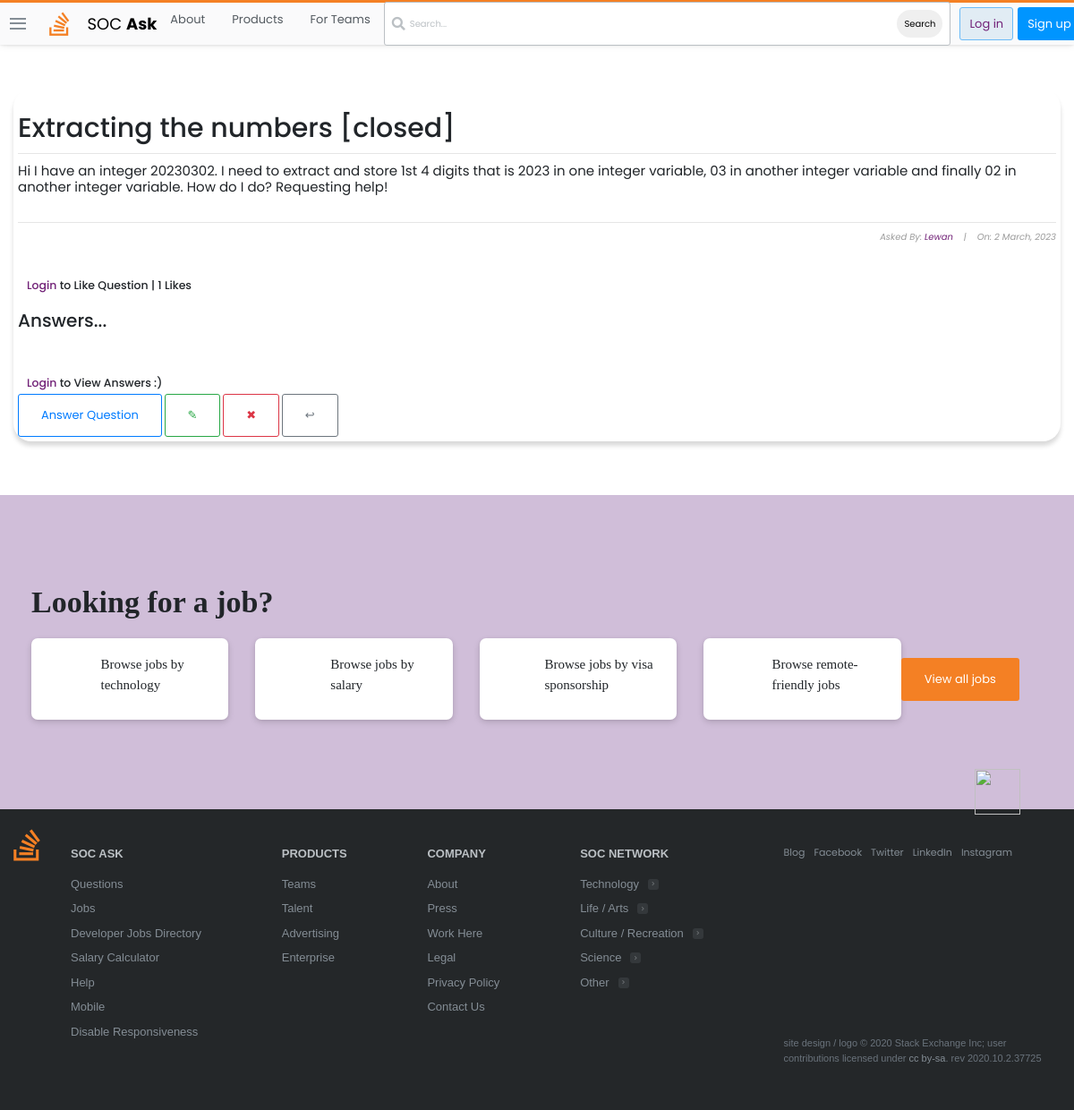
The app's page /questions/2/ with its own data.
### stackbase/models.py (models this page shows, shortened)
class Question(models.Model):
    user = models.ForeignKey(User, on_delete=models.CASCADE)
    title = models.CharField(max_length=10000)
    content = models.TextField(null=True, blank=True)
    date_created = models.DateTimeField(default=timezone.now)
    likes = models.ManyToManyField(User, related_name='likes')
    def likes_count(self):
        return self.likes.count()

### stackbase/views.py (the view)
# urls.py: path('questions/<int:pk>/', views.QuestionDetailView.as_view(),
class QuestionDetailView(DetailView):
    model = Question
    context_object_name = 'question'
    def get_context_data(self, *args, **kwargs):
        context = super(QuestionDetailView, self).get_context_data()
        name = get_object_or_404(Question, id=self.kwargs['pk'])
        likes_count = name.likes_count()
        liked = False
        if name.likes.filter(id=self.request.user.id).exists():
            liked = True
        context['likes_count'] = likes_count
        context['liked'] = liked
        return context

### stackbase/templates/stackbase/question_detail.html (shortened to what this page needs)
{% extends 'base.html' %}
{% block content %}
<!DOCTYPE html>
<html lang="en">
<head>
</head>
<body>
    <div class="container">
        <div class="list-question">
            <div class="questions">
                <div class="container" style="background-color: (201, 255, 255, 0.22); padding: 5px; box-shadow: rgba(0, 0, 0, 0.15) 0px 5px 5px 0px; border-radius: 20px;" >
                    <h3 id="fh3">{{question.title}}</h3>
                    <hr>
                    <h6 id="fh6">{{ question.content|safe }}</h6>
                    <hr>
                    <h6 id="fh6" style="font-size: 10px; font-style: italic; color: rgb(155, 155, 155); text-align: right;">Asked By: <a href="{% url 'profile' %}">{{ object.user|title }}</a>&nbsp;&nbsp;&nbsp; |&nbsp;&nbsp;&nbsp; On: {{ object.date_created|date:"j F, Y" }}</h6>
                    <br>
                        <form action="{% url 'stackbase:like_post' object.pk %}" method="POST">
                            {% if user.is_authenticated %}
                                {% if liked %}
                                    <div style="display: flex; align-items: center; margin-left: 10px;">
                                        <button type="submit" name="question_id" value="{{ question.id }}" style="border: none; border-radius: 60px;"><img src="https://image.similarpng.com/very-thumbnail/2020/06/Dislike-icon-transparent-PNG.png" alt="" style="width: 40px;"></button> <h5 style="margin-left: 10px; cursor: pointer;"> |  {{ likes_count }} Likes</h5>
                                    </div>
                                {% else %}
                                    <div style="display: flex; align-items: center; margin-left: 10px;">
                                        <button type="submit" name="question_id" value="{{ question.id }}" style="border: none; border-radius: 30px;"><img src="https://i.pinimg.com/originals/39/44/6c/39446caa52f53369b92bc97253d2b2f1.png" alt="" style="width: 40px;"></button> <h5 style="margin-left: 10px; cursor: pointer;"> |  {{ likes_count }} Likes</h5>
                                    </div>
                                {% endif %}
                            {% else %}
                                <h5 style="margin-left: 10px; cursor: pointer;"><a href="{% url 'login' %}">Login</a> to Like Question |  {{ likes_count }} Likes</h5>
                            {% endif %}
                        </form>
                    <br>
                    <h2>Answers...</h2> <br><br><br>
                    {% if user.is_authenticated %}
                        {% if not question.answer.all %}
                            <h3>No Answers yet... <a href="{% url 'stackbase:question-answer' question.id %}">Answer Question</a> </h3>
                        {% else %}
                        {% comment %} #get the related name {% endcomment %}
                            {% for comment in question.answer.all %}
                                <h3 style="font-weight: normal; font-size: 15px;">{{comment.content|safe}}</h3>
                                <h3 style="font-size: 10px;">Answered by: <i><a href="">{{comment.name}}</a> - On: {{comment.date_created|date:"j F, Y"}}</i></h3>
                                <hr>
                            {% endfor %}
                        {% endif %}
                    {% else %}
                        <h5 style="margin-left: 10px; cursor: pointer;"><a href="{% url 'login' %}">Login</a> to View Answers :) </h5>
                    {% endif %}
                    <a class="btn btn-outline-primary" id="fa" href="{% url 'stackbase:question-answer' question.id %}" style="text-decoration: none;">Answer Question</a>
                    <a style="text-decoration: none; " class="btn btn-outline-success" href="{% url 'stackbase:question-update' question.id %}">&#x270E;</a>
                    <a style="text-decoration: none; " class="btn btn-outline-danger" href="{% url 'stackbase:question-delete' question.id %}">&#x2716;</a>
                    <a style="text-decoration: none; " class="btn btn-outline-secondary" href="{% url 'stackbase:question-list' %}">&#x21a9;</a>
                </div> <br><br>
                </div> <br>
            </div>
        </div>
        <br>
</body>
</html>
{% endblock content %}

### static/main.css (style rules this page uses)
:root { --white: #fff; --black: #0c0d0e; --orange: #f48024; --yellow: #fbf2d4; --green: #5eba7d; --blue: #0077cc; --powder: #e1ecf4; --red: #d1383d; --black-025: #fafafb; --black-050: #eff0f1; --black-075: #e4e6e8; --black-100: #d6d9dc; --black-150: #c8ccd0; --black-200: #bbc0c4; --black-300: #9fa6ad; --black-350: #9199a1; --black-400: #848d95; --black-500: #6a737c; --black-600: #535a60; --black-700: #3c4146; --black-750: #2f3337; --black-800: #242729; --black-900: #0c0d0e; --orange-050: #fff7f2; --orange-100: #fee3cf; --orange-200: #fcd0ad; --orange-300: #f7aa6d; --orange-400: #f48024; --orange-500: #f2720c; --orange-600: #da670b; --orange-700: #bd5c00; --orange-800: #a35200; --orange-900: #874600; --blue-050: #f2f9ff; --blue-100: #cfeafe; --blue-200: #addafc; --blue-300: #6cbbf7; --blue-400: #379fef; --blue-500: #0095ff; --blue-600: #0077cc; --blue-700: #0064bd; --blue-800: #0054a3; --blue-900: #004487; --powder-050: #f4f8fb; --powder-100: #e1ecf4; --powder-200: #d1e5f1; --powder-300: #b3d3ea; --powder-400: #a0c7e4; --powder-500: #7aa7c7; --powder-600: #5b8db1; --powder-700: #39739d; --powder-800: #2c5777; --powder-900: #1e3c52; --green-025: #eef8f1; --green-050: #dcf0e2; --green-100: #cae8d4; --green-200: #a6d9b7; --green-300: #82ca9a; --green-400: #5eba7d; --green-500: #48a868; --green-600: #3d8f58; --green-700: #2f6f44; --green-800: #29603b; --green-900: #1e472c; --yellow-050: #fdf7e3; --yellow-100: #fbf2d4; --yellow-200: #f1e5bc; --yellow-300: #e6d178; --yellow-400: #e9c63f; --yellow-500: #ddb624; --yellow-600: #cea51b; --yellow-700: #b89516; --yellow-800: #9f8010; --yellow-900: #826a0b; --red-050: #fdf3f4; --red-100: #f9d3d7; --red-200: #f4b4bb; --red-300: #e87c87; --red-400: #de535e; --red-500: #d1383d; --red-600: #c02d2e; --red-700: #ac2726; --red-800: #942121; --red-900: #7a1819; --gold: #ffcc01; --gold-lighter: #fff4d1; --gold-darker: #f1b600; --silver: #b4b8bc; --silver-lighter: #e8e8e8; --silver-darker: #9a9c9f; --bronze: #caa789; --bronze-lighter: #f2e9e1; --bronze-darker: #ab825f; --fc-dark: #0c0d0e; --fc-medium: #3c4146; --fc-light: #6a737c; --focus-ring: rgba(0,149,255,0.15); --focus-ring-success: rgba(166,217,183,0.4); --focus-ring-warning: rgba(233,198,63,0.4); --focus-ring-error: rgba(192,45,46,0.15); --focus-ring-muted: rgba(36,39,41,0.1); --bs-sm: 0 1px 2px rgba(0,0,0,0.05),0 1px 4px rgba(0,0,0,0.05),0 2px 8px rgba(0,0,0,0.05); --bs-md: 0 1px 3px rgba(0,0,0,0.06),0 2px 6px rgba(0,0,0,0.06),0 3px 8px rgba(0,0,0,0.09); --bs-lg: 0 1px 4px rgba(0,0,0,0.09),0 3px 8px rgba(0,0,0,0.09),0 4px 13px rgba(0,0,0,0.13); --scrollbar: rgba(0,0,0,0.2); --highlight-bg: #f6f6f6; --highlight-color: #2f3337; --highlight-comment: #656e77; --highlight-punctuation: var(--black-600); --highlight-namespace: #b75501; --highlight-attribute: #015692; --highlight-literal: #b75501; --highlight-symbol: #803378; --highlight-keyword: #015692; --highlight-variable: #54790d; --highlight-addition: #2f6f44; --highlight-deletion: #c02d2e; --dark-blue:#2b2d6e; --magnolia:#f7f6f9; }
*, *::before, *::after { margin: 0; padding: 0; box-sizing: border-box; }
html { font-family: Arial, "Helvetica Neue", Helvetica, sans-serif; font-size: 10px; color: var(--black-800); }
.container { width: 100%; max-width: 126.4rem; margin: 0 auto; padding: 0 1.5rem; }
a { text-decoration: none; color: #712177; cursor: pointer; }
.btn { text-align: center; font-size: 1.3rem; border-radius: 3px; transition: all 0.5s; padding: 1.3rem 2.5rem; }

### stackbase/templates/stackbase/question_detail.html (style rules this page uses)
body { margin-top: 100px; font-family: 'Poppins', sans-serif; }
#fh3 { text-align: center; font-size: 30px; padding-top: 20px; text-align: left; }
#fh6 { text-align: left; font-size: 15px; padding-bottom: 20px; font-weight: normal; }

### records on screen
Question: title "Extracting the numbers [closed]", content "Hi I have an integer 20230302. I need to extract and store 1st 4 digits that is 2023 in one integer variable, 03 in another integer variable and finally 02 in another integer variable. How do I do? Requesting help!", user "Lewan", date_created "2 March, 2023"

### other values on screen
{{ likes_count }} "1"
